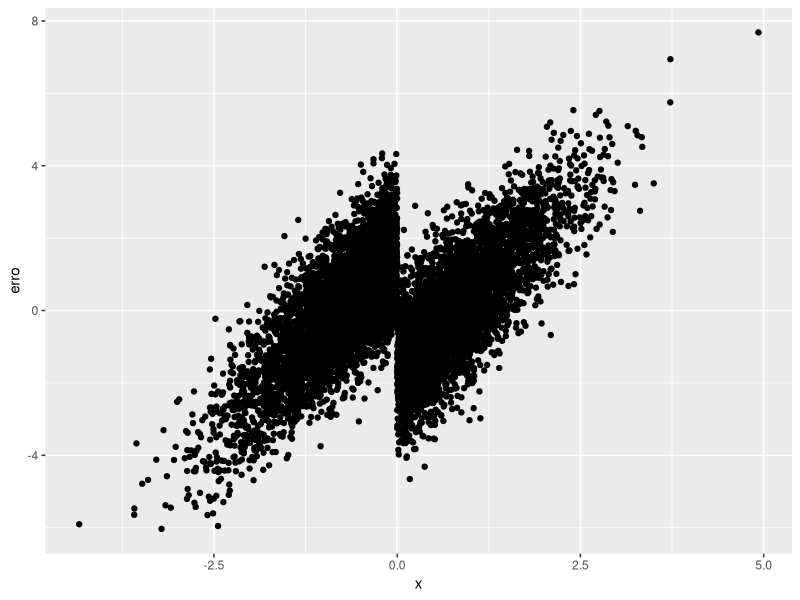
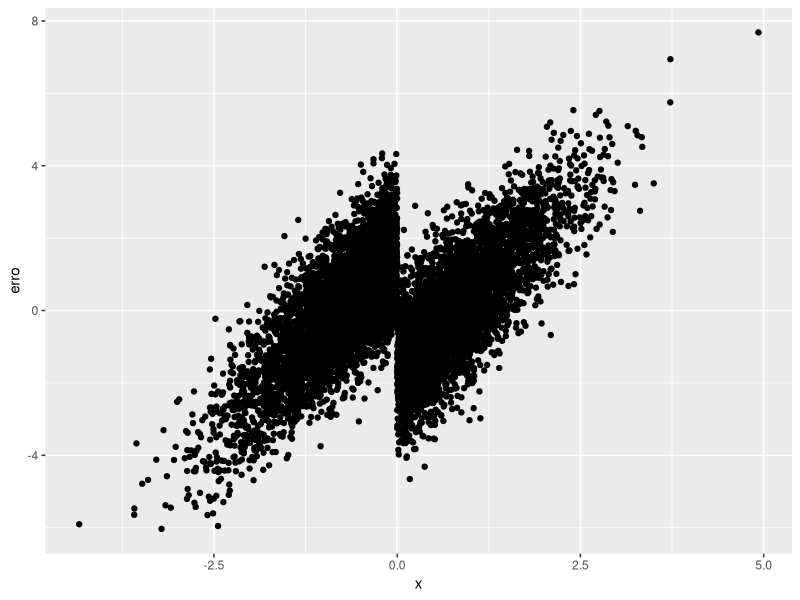
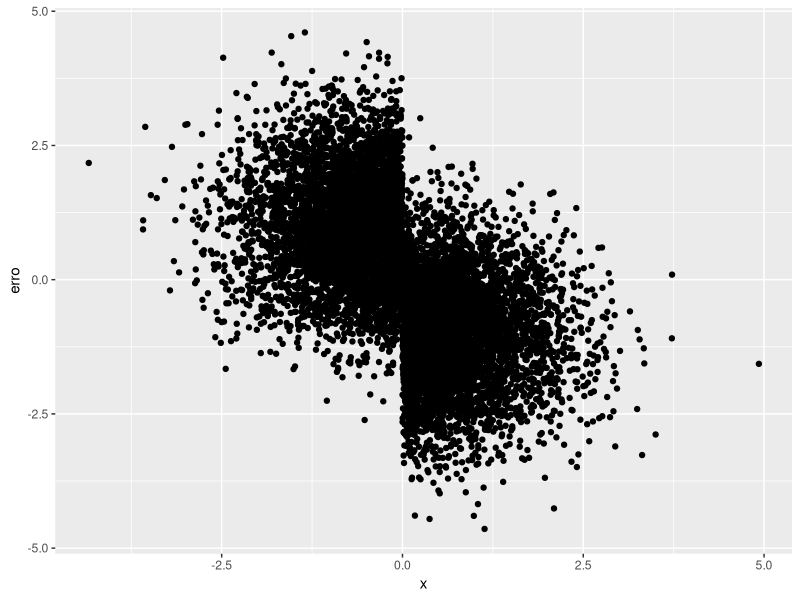
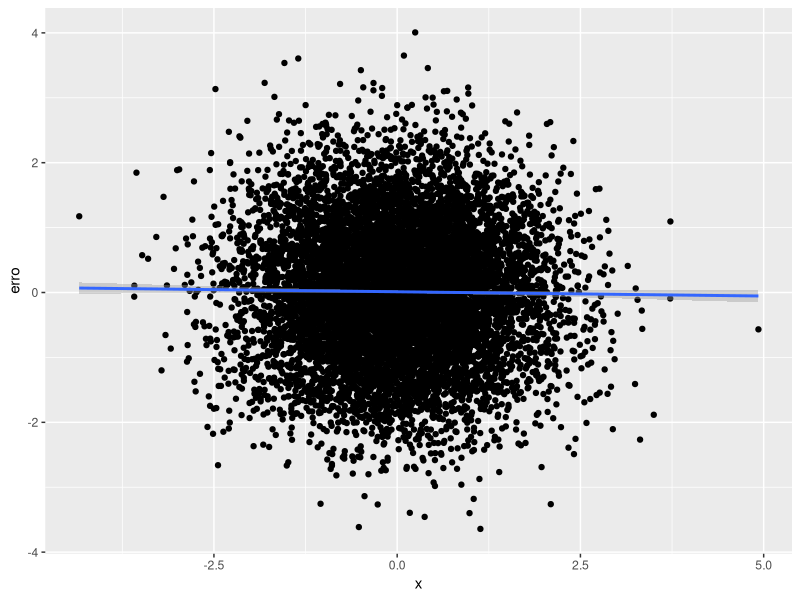

R code for these plots, in order:
#Aula 7 - Causalidade 

#8.3 Simulação de Resultados Potenciais e Causalidade

## potential outcomes

n1 <- 5000
tau <- 2 # ATE Average Treatment Effect (ATE) or Average Causal Effect (ACE)
alpha <- 1
eta_0 <- rnorm(n1)
eta_1 <- rnorm(n1)


##
n <- n1+n1
x <- rnorm(n1)

gamma <- 2
nu_0 <- rnorm(n1)
nu_1 <- rnorm(n1)
eta_0 <- gamma*x + nu_0
eta_1 <- gamma*x + nu_1

treatment <- rep(1:0, each=n1)

# potential outcomes
y_1 <- alpha + tau*treatment[1:n1] + eta_1
y_0 <- alpha + tau*treatment[(n1+1):n] + eta_0

# ATT ou ACE
mean(y_1 - y_0)

amostra <- sample(1:length(treatment), size = 1000)
df <- data.frame(y = c(y_1, y_0)[amostra], x=c(x, x)[amostra], 
                 treatment = treatment[amostra])

reg <- lm(y ~ 1, data=df)
summary(reg)

reg1 <- lm(y ~ x, data=df)
summary(reg1)

## Ignorability apenas com CIA (x)
library(arm)
x <- rnorm(n)
treatment <- ifelse(x > 0, 1,0)

gamma <- 2
tau <- -2 # ATE Average Treatment Effect (ATE) or Average Causal Effect (ACE)
alpha <- 1
nu <- rnorm(n)
eta <- gamma*x + nu

y <- alpha + tau*treatment + eta

df <- data.frame(y=y, x=x, treatment = treatment)
reg3 <- lm(y ~ treatment, data=df)
summary(reg3)

reg4 <- lm(y ~ treatment +  x, data=df)
summary(reg4)

library(tidyverse)
library(ggplot2)

df %>%
  group_by(treatment) %>%
  mutate(uncond_y = mean(y),
         erro = (y - uncond_y),
         sqs = sum(erro)^2) %>%
  ggplot(aes(x, erro )) + geom_point()

df %>%
  mutate(bol_x = ifelse(x > 0 ,1,0)) %>%
  group_by(treatment, bol_x) %>%
  mutate(cond_y = mean(y)) %>%
  ungroup() %>%
  mutate(erro = (y - cond_y),
         sqs = sum(erro)^2) %>%
  ggplot(aes(x, erro )) + geom_point()

# -5 ocorre 10%,02 10% etc. até 5, 10% das vezes
x <- sample(1:11, size=n, replace=T) - 6
treatment <- ifelse(x > 0, 1,0)

gamma <- 2
tau <- -2 # ATE Average Treatment Effect (ATE) or Average Causal Effect (ACE)
alpha <- 1
nu <- rnorm(n)
eta <- gamma*x + nu

y <- alpha + tau*treatment + eta


df %>%
  mutate(bol_x = ifelse(x > 0 ,1,0)) %>%
  group_by(treatment, bol_x) %>%
  mutate(cond_y = alpha + .5*tau + gamma*x ) %>%
  ungroup() %>%
  mutate(erro = (y - cond_y),
         sqs = sum(erro)^2) %>%
  ggplot(aes(x, erro )) + geom_point()

df %>%
  mutate(bol_x = ifelse(x > 0 ,1,0),
         cond_y = alpha + tau*treatment + gamma*x,
         erro = (y - cond_y),
         sqs = sum(erro)^2) %>%
  ggplot(aes(y=erro, x=x )) + geom_point() + geom_smooth(method="lm")

df %>%
  mutate(bol_x = ifelse(x > 0 ,1,0),
         cond_y = alpha + tau*treatment + gamma*x,
         erro = (y - cond_y),
         sqs = sum(erro)^2) %>%
  summarise(cor(erro, x))
